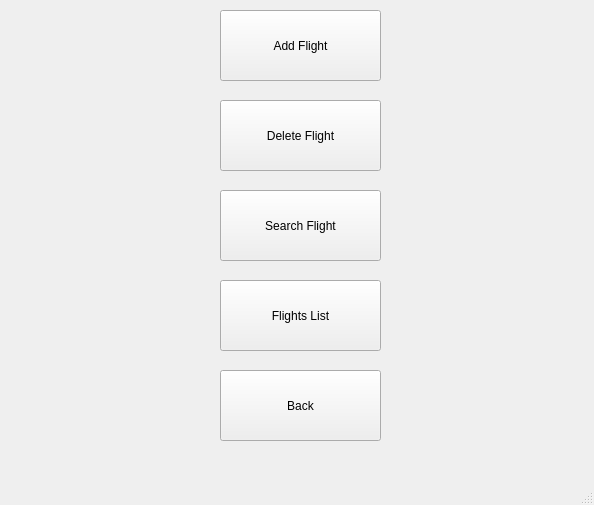
<?xml version="1.0" encoding="UTF-8"?>
<ui version="4.0">
 <class>FAMS</class>
 <widget class="QMainWindow" name="FAMS">
  <property name="geometry">
   <rect>
    <x>0</x>
    <y>0</y>
    <width>594</width>
    <height>505</height>
   </rect>
  </property>
  <property name="windowTitle">
   <string>FAMS</string>
  </property>
  <widget class="QWidget" name="centralwidget">
   <widget class="QStackedWidget" name="stackedWidget">
    <property name="geometry">
     <rect>
      <x>0</x>
      <y>0</y>
      <width>591</width>
      <height>481</height>
     </rect>
    </property>
    <property name="currentIndex">
     <number>5</number>
    </property>
    <widget class="QWidget" name="page">
     <widget class="QPushButton" name="pushButton_1">
      <property name="geometry">
       <rect>
        <x>200</x>
        <y>10</y>
        <width>181</width>
        <height>71</height>
       </rect>
      </property>
      <property name="text">
       <string>Passengers</string>
      </property>
     </widget>
     <widget class="QPushButton" name="pushButton_2">
      <property name="geometry">
       <rect>
        <x>200</x>
        <y>100</y>
        <width>181</width>
        <height>71</height>
       </rect>
      </property>
      <property name="text">
       <string>Flights</string>
      </property>
     </widget>
     <widget class="QPushButton" name="pushButton_3">
      <property name="geometry">
       <rect>
        <x>200</x>
        <y>190</y>
        <width>181</width>
        <height>71</height>
       </rect>
      </property>
      <property name="text">
       <string>Reservation</string>
      </property>
     </widget>
     <widget class="QPushButton" name="pushButton_4">
      <property name="geometry">
       <rect>
        <x>200</x>
        <y>280</y>
        <width>181</width>
        <height>71</height>
       </rect>
      </property>
      <property name="text">
       <string>Reports</string>
      </property>
     </widget>
     <widget class="QPushButton" name="pushButton_19">
      <property name="geometry">
       <rect>
        <x>200</x>
        <y>370</y>
        <width>181</width>
        <height>71</height>
       </rect>
      </property>
      <property name="text">
       <string>Exit</string>
      </property>
     </widget>
    </widget>
    <widget class="QWidget" name="page_2">
     <widget class="QPushButton" name="pushButton_5">
      <property name="geometry">
       <rect>
        <x>210</x>
        <y>20</y>
        <width>181</width>
        <height>71</height>
       </rect>
      </property>
      <property name="text">
       <string>Add Passenger</string>
      </property>
     </widget>
     <widget class="QPushButton" name="pushButton_6">
      <property name="geometry">
       <rect>
        <x>210</x>
        <y>240</y>
        <width>181</width>
        <height>71</height>
       </rect>
      </property>
      <property name="text">
       <string>All Passengers</string>
      </property>
     </widget>
     <widget class="QPushButton" name="pushButton_7">
      <property name="geometry">
       <rect>
        <x>210</x>
        <y>130</y>
        <width>181</width>
        <height>71</height>
       </rect>
      </property>
      <property name="text">
       <string>Delete Passenger</string>
      </property>
     </widget>
     <widget class="QPushButton" name="pushButton_69">
      <property name="geometry">
       <rect>
        <x>210</x>
        <y>350</y>
        <width>181</width>
        <height>71</height>
       </rect>
      </property>
      <property name="text">
       <string>Back</string>
      </property>
     </widget>
    </widget>
    <widget class="QWidget" name="page_3">
     <widget class="QLineEdit" name="lineEdit">
      <property name="geometry">
       <rect>
        <x>180</x>
        <y>40</y>
        <width>291</width>
        <height>31</height>
       </rect>
      </property>
     </widget>
     <widget class="QLineEdit" name="lineEdit_2">
      <property name="geometry">
       <rect>
        <x>180</x>
        <y>100</y>
        <width>291</width>
        <height>31</height>
       </rect>
      </property>
     </widget>
     <widget class="QLineEdit" name="lineEdit_3">
      <property name="geometry">
       <rect>
        <x>180</x>
        <y>160</y>
        <width>291</width>
        <height>31</height>
       </rect>
      </property>
     </widget>
     <widget class="QLineEdit" name="lineEdit_4">
      <property name="geometry">
       <rect>
        <x>180</x>
        <y>220</y>
        <width>291</width>
        <height>31</height>
       </rect>
      </property>
     </widget>
     <widget class="QLabel" name="label">
      <property name="geometry">
       <rect>
        <x>80</x>
        <y>50</y>
        <width>91</width>
        <height>16</height>
       </rect>
      </property>
      <property name="text">
       <string>Name :</string>
      </property>
     </widget>
     <widget class="QLabel" name="label_2">
      <property name="geometry">
       <rect>
        <x>80</x>
        <y>110</y>
        <width>91</width>
        <height>16</height>
       </rect>
      </property>
      <property name="text">
       <string>Family :</string>
      </property>
     </widget>
     <widget class="QLabel" name="label_3">
      <property name="geometry">
       <rect>
        <x>80</x>
        <y>170</y>
        <width>91</width>
        <height>16</height>
       </rect>
      </property>
      <property name="text">
       <string>Ssn :</string>
      </property>
     </widget>
     <widget class="QLabel" name="label_4">
      <property name="geometry">
       <rect>
        <x>80</x>
        <y>230</y>
        <width>91</width>
        <height>16</height>
       </rect>
      </property>
      <property name="text">
       <string>Passport Num :</string>
      </property>
     </widget>
     <widget class="QLabel" name="label_5">
      <property name="geometry">
       <rect>
        <x>80</x>
        <y>290</y>
        <width>91</width>
        <height>16</height>
       </rect>
      </property>
      <property name="text">
       <string>Balance :</string>
      </property>
     </widget>
     <widget class="QDoubleSpinBox" name="doubleSpinBox">
      <property name="geometry">
       <rect>
        <x>180</x>
        <y>280</y>
        <width>111</width>
        <height>31</height>
       </rect>
      </property>
     </widget>
     <widget class="QLabel" name="label_6">
      <property name="geometry">
       <rect>
        <x>80</x>
        <y>360</y>
        <width>91</width>
        <height>16</height>
       </rect>
      </property>
      <property name="text">
       <string>BirthDate :</string>
      </property>
     </widget>
     <widget class="QDateEdit" name="dateEdit">
      <property name="geometry">
       <rect>
        <x>180</x>
        <y>350</y>
        <width>111</width>
        <height>31</height>
       </rect>
      </property>
     </widget>
     <widget class="QPushButton" name="pushButton_8">
      <property name="geometry">
       <rect>
        <x>20</x>
        <y>10</y>
        <width>80</width>
        <height>24</height>
       </rect>
      </property>
      <property name="text">
       <string>Back</string>
      </property>
     </widget>
    </widget>
    <widget class="QWidget" name="page_4">
     <widget class="QTableView" name="tableView">
      <property name="geometry">
       <rect>
        <x>150</x>
        <y>40</y>
        <width>281</width>
        <height>361</height>
       </rect>
      </property>
     </widget>
     <widget class="QPushButton" name="pushButton_9">
      <property name="geometry">
       <rect>
        <x>20</x>
        <y>10</y>
        <width>80</width>
        <height>24</height>
       </rect>
      </property>
      <property name="text">
       <string>Back</string>
      </property>
     </widget>
     <widget class="QPushButton" name="pushButton_10">
      <property name="geometry">
       <rect>
        <x>330</x>
        <y>410</y>
        <width>80</width>
        <height>24</height>
       </rect>
      </property>
      <property name="text">
       <string>Delete</string>
      </property>
     </widget>
     <widget class="QLabel" name="label_7">
      <property name="geometry">
       <rect>
        <x>268</x>
        <y>20</y>
        <width>61</width>
        <height>20</height>
       </rect>
      </property>
      <property name="text">
       <string>Passengers</string>
      </property>
     </widget>
     <widget class="QPushButton" name="pushButton_11">
      <property name="geometry">
       <rect>
        <x>170</x>
        <y>410</y>
        <width>80</width>
        <height>24</height>
       </rect>
      </property>
      <property name="text">
       <string>Load</string>
      </property>
     </widget>
    </widget>
    <widget class="QWidget" name="page_5">
     <widget class="QTableView" name="tableView_2">
      <property name="geometry">
       <rect>
        <x>160</x>
        <y>40</y>
        <width>256</width>
        <height>381</height>
       </rect>
      </property>
     </widget>
     <widget class="QLabel" name="label_8">
      <property name="geometry">
       <rect>
        <x>260</x>
        <y>20</y>
        <width>81</width>
        <height>20</height>
       </rect>
      </property>
      <property name="text">
       <string>All Passengers :</string>
      </property>
     </widget>
     <widget class="QPushButton" name="pushButton_12">
      <property name="geometry">
       <rect>
        <x>250</x>
        <y>430</y>
        <width>80</width>
        <height>24</height>
       </rect>
      </property>
      <property name="text">
       <string>Load</string>
      </property>
     </widget>
     <widget class="QPushButton" name="pushButton_13">
      <property name="geometry">
       <rect>
        <x>10</x>
        <y>10</y>
        <width>80</width>
        <height>24</height>
       </rect>
      </property>
      <property name="text">
       <string>Back</string>
      </property>
     </widget>
    </widget>
    <widget class="QWidget" name="page_6">
     <widget class="QPushButton" name="pushButton_14">
      <property name="geometry">
       <rect>
        <x>220</x>
        <y>10</y>
        <width>161</width>
        <height>71</height>
       </rect>
      </property>
      <property name="text">
       <string>Add Flight</string>
      </property>
     </widget>
     <widget class="QPushButton" name="pushButton_15">
      <property name="geometry">
       <rect>
        <x>220</x>
        <y>100</y>
        <width>161</width>
        <height>71</height>
       </rect>
      </property>
      <property name="text">
       <string>Delete Flight</string>
      </property>
     </widget>
     <widget class="QPushButton" name="pushButton_16">
      <property name="geometry">
       <rect>
        <x>220</x>
        <y>190</y>
        <width>161</width>
        <height>71</height>
       </rect>
      </property>
      <property name="text">
       <string>Search Flight</string>
      </property>
     </widget>
     <widget class="QPushButton" name="pushButton_17">
      <property name="geometry">
       <rect>
        <x>220</x>
        <y>280</y>
        <width>161</width>
        <height>71</height>
       </rect>
      </property>
      <property name="text">
       <string>Flights List</string>
      </property>
     </widget>
     <widget class="QPushButton" name="pushButton_18">
      <property name="geometry">
       <rect>
        <x>220</x>
        <y>370</y>
        <width>161</width>
        <height>71</height>
       </rect>
      </property>
      <property name="text">
       <string>Back</string>
      </property>
     </widget>
    </widget>
    <widget class="QWidget" name="page_7">
     <widget class="QLineEdit" name="lineEdit_5">
      <property name="geometry">
       <rect>
        <x>200</x>
        <y>40</y>
        <width>281</width>
        <height>31</height>
       </rect>
      </property>
     </widget>
     <widget class="QLineEdit" name="lineEdit_6">
      <property name="geometry">
       <rect>
        <x>200</x>
        <y>90</y>
        <width>281</width>
        <height>31</height>
       </rect>
      </property>
     </widget>
     <widget class="QLineEdit" name="lineEdit_7">
      <property name="geometry">
       <rect>
        <x>200</x>
        <y>140</y>
        <width>281</width>
        <height>31</height>
       </rect>
      </property>
     </widget>
     <widget class="QLabel" name="label_9">
      <property name="geometry">
       <rect>
        <x>78</x>
        <y>50</y>
        <width>101</width>
        <height>20</height>
       </rect>
      </property>
      <property name="text">
       <string>Flight Num :</string>
      </property>
     </widget>
     <widget class="QLabel" name="label_10">
      <property name="geometry">
       <rect>
        <x>80</x>
        <y>100</y>
        <width>101</width>
        <height>20</height>
       </rect>
      </property>
      <property name="text">
       <string>Origin :</string>
      </property>
     </widget>
     <widget class="QLabel" name="label_11">
      <property name="geometry">
       <rect>
        <x>80</x>
        <y>150</y>
        <width>101</width>
        <height>20</height>
       </rect>
      </property>
      <property name="text">
       <string>Destination :</string>
      </property>
     </widget>
     <widget class="QLabel" name="label_12">
      <property name="geometry">
       <rect>
        <x>80</x>
        <y>200</y>
        <width>101</width>
        <height>20</height>
       </rect>
      </property>
      <property name="text">
       <string>Seats Total :</string>
      </property>
     </widget>
     <widget class="QLabel" name="label_13">
      <property name="geometry">
       <rect>
        <x>80</x>
        <y>250</y>
        <width>101</width>
        <height>20</height>
       </rect>
      </property>
      <property name="text">
       <string>Seats Available :</string>
      </property>
     </widget>
     <widget class="QSpinBox" name="spinBox">
      <property name="geometry">
       <rect>
        <x>200</x>
        <y>190</y>
        <width>121</width>
        <height>31</height>
       </rect>
      </property>
     </widget>
     <widget class="QSpinBox" name="spinBox_2">
      <property name="geometry">
       <rect>
        <x>200</x>
        <y>240</y>
        <width>121</width>
        <height>31</height>
       </rect>
      </property>
     </widget>
     <widget class="QLabel" name="label_14">
      <property name="geometry">
       <rect>
        <x>80</x>
        <y>300</y>
        <width>101</width>
        <height>20</height>
       </rect>
      </property>
      <property name="text">
       <string>Price :</string>
      </property>
     </widget>
     <widget class="QDoubleSpinBox" name="doubleSpinBox_2">
      <property name="geometry">
       <rect>
        <x>200</x>
        <y>294</y>
        <width>121</width>
        <height>31</height>
       </rect>
      </property>
     </widget>
     <widget class="QPushButton" name="pushButton_20">
      <property name="geometry">
       <rect>
        <x>60</x>
        <y>420</y>
        <width>80</width>
        <height>24</height>
       </rect>
      </property>
      <property name="text">
       <string>Back</string>
      </property>
     </widget>
    </widget>
    <widget class="QWidget" name="page_8">
     <widget class="QTableView" name="tableView_3">
      <property name="geometry">
       <rect>
        <x>160</x>
        <y>30</y>
        <width>256</width>
        <height>341</height>
       </rect>
      </property>
     </widget>
     <widget class="QPushButton" name="pushButton_21">
      <property name="geometry">
       <rect>
        <x>180</x>
        <y>380</y>
        <width>80</width>
        <height>24</height>
       </rect>
      </property>
      <property name="text">
       <string>Load</string>
      </property>
     </widget>
     <widget class="QPushButton" name="pushButton_22">
      <property name="geometry">
       <rect>
        <x>320</x>
        <y>380</y>
        <width>80</width>
        <height>24</height>
       </rect>
      </property>
      <property name="text">
       <string>Delete</string>
      </property>
     </widget>
     <widget class="QPushButton" name="pushButton_23">
      <property name="geometry">
       <rect>
        <x>10</x>
        <y>430</y>
        <width>80</width>
        <height>24</height>
       </rect>
      </property>
      <property name="text">
       <string>Back</string>
      </property>
     </widget>
     <widget class="QLabel" name="label_15">
      <property name="geometry">
       <rect>
        <x>270</x>
        <y>10</y>
        <width>49</width>
        <height>16</height>
       </rect>
      </property>
      <property name="text">
       <string>Flights :</string>
      </property>
     </widget>
    </widget>
    <widget class="QWidget" name="page_9">
     <widget class="QLineEdit" name="lineEdit_8">
      <property name="geometry">
       <rect>
        <x>150</x>
        <y>40</y>
        <width>251</width>
        <height>31</height>
       </rect>
      </property>
     </widget>
     <widget class="QLabel" name="label_16">
      <property name="geometry">
       <rect>
        <x>60</x>
        <y>50</y>
        <width>81</width>
        <height>20</height>
       </rect>
      </property>
      <property name="text">
       <string>Search Flight :</string>
      </property>
     </widget>
     <widget class="QPushButton" name="pushButton_24">
      <property name="geometry">
       <rect>
        <x>420</x>
        <y>40</y>
        <width>80</width>
        <height>24</height>
       </rect>
      </property>
      <property name="text">
       <string>Search</string>
      </property>
     </widget>
     <widget class="QTableView" name="tableView_4">
      <property name="geometry">
       <rect>
        <x>110</x>
        <y>110</y>
        <width>351</width>
        <height>281</height>
       </rect>
      </property>
     </widget>
     <widget class="QLabel" name="label_17">
      <property name="geometry">
       <rect>
        <x>270</x>
        <y>90</y>
        <width>49</width>
        <height>16</height>
       </rect>
      </property>
      <property name="text">
       <string>Results :</string>
      </property>
     </widget>
     <widget class="QPushButton" name="pushButton_25">
      <property name="geometry">
       <rect>
        <x>20</x>
        <y>430</y>
        <width>80</width>
        <height>24</height>
       </rect>
      </property>
      <property name="text">
       <string>Back</string>
      </property>
     </widget>
    </widget>
    <widget class="QWidget" name="page_10">
     <widget class="QTableView" name="tableView_5">
      <property name="geometry">
       <rect>
        <x>170</x>
        <y>30</y>
        <width>256</width>
        <height>341</height>
       </rect>
      </property>
     </widget>
     <widget class="QPushButton" name="pushButton_26">
      <property name="geometry">
       <rect>
        <x>260</x>
        <y>380</y>
        <width>80</width>
        <height>24</height>
       </rect>
      </property>
      <property name="text">
       <string>Load</string>
      </property>
     </widget>
     <widget class="QPushButton" name="pushButton_27">
      <property name="geometry">
       <rect>
        <x>10</x>
        <y>430</y>
        <width>80</width>
        <height>24</height>
       </rect>
      </property>
      <property name="text">
       <string>Back</string>
      </property>
     </widget>
     <widget class="QLabel" name="label_18">
      <property name="geometry">
       <rect>
        <x>280</x>
        <y>10</y>
        <width>71</width>
        <height>20</height>
       </rect>
      </property>
      <property name="text">
       <string>All Flights :</string>
      </property>
     </widget>
    </widget>
    <widget class="QWidget" name="page_11">
     <widget class="QPushButton" name="pushButton_28">
      <property name="geometry">
       <rect>
        <x>210</x>
        <y>80</y>
        <width>181</width>
        <height>61</height>
       </rect>
      </property>
      <property name="text">
       <string>Reservation</string>
      </property>
     </widget>
     <widget class="QPushButton" name="pushButton_29">
      <property name="geometry">
       <rect>
        <x>210</x>
        <y>210</y>
        <width>181</width>
        <height>61</height>
       </rect>
      </property>
      <property name="text">
       <string>Refund</string>
      </property>
     </widget>
     <widget class="QPushButton" name="pushButton_30">
      <property name="geometry">
       <rect>
        <x>210</x>
        <y>330</y>
        <width>181</width>
        <height>61</height>
       </rect>
      </property>
      <property name="text">
       <string>Back</string>
      </property>
     </widget>
    </widget>
    <widget class="QWidget" name="page_12">
     <widget class="QComboBox" name="comboBox">
      <property name="geometry">
       <rect>
        <x>190</x>
        <y>100</y>
        <width>281</width>
        <height>41</height>
       </rect>
      </property>
     </widget>
     <widget class="QLabel" name="label_19">
      <property name="geometry">
       <rect>
        <x>100</x>
        <y>110</y>
        <width>81</width>
        <height>20</height>
       </rect>
      </property>
      <property name="text">
       <string>Passengers :</string>
      </property>
     </widget>
     <widget class="QComboBox" name="comboBox_2">
      <property name="geometry">
       <rect>
        <x>190</x>
        <y>200</y>
        <width>281</width>
        <height>41</height>
       </rect>
      </property>
     </widget>
     <widget class="QLabel" name="label_20">
      <property name="geometry">
       <rect>
        <x>100</x>
        <y>210</y>
        <width>81</width>
        <height>20</height>
       </rect>
      </property>
      <property name="text">
       <string>Flights :</string>
      </property>
     </widget>
     <widget class="QPushButton" name="pushButton_31">
      <property name="geometry">
       <rect>
        <x>240</x>
        <y>300</y>
        <width>151</width>
        <height>51</height>
       </rect>
      </property>
      <property name="text">
       <string>Make Reservation :</string>
      </property>
     </widget>
     <widget class="QPushButton" name="pushButton_32">
      <property name="geometry">
       <rect>
        <x>10</x>
        <y>430</y>
        <width>80</width>
        <height>24</height>
       </rect>
      </property>
      <property name="text">
       <string>Back</string>
      </property>
     </widget>
    </widget>
    <widget class="QWidget" name="page_13">
     <widget class="QComboBox" name="comboBox_3">
      <property name="geometry">
       <rect>
        <x>190</x>
        <y>190</y>
        <width>281</width>
        <height>41</height>
       </rect>
      </property>
     </widget>
     <widget class="QComboBox" name="comboBox_4">
      <property name="geometry">
       <rect>
        <x>190</x>
        <y>100</y>
        <width>281</width>
        <height>41</height>
       </rect>
      </property>
     </widget>
     <widget class="QLabel" name="label_21">
      <property name="geometry">
       <rect>
        <x>100</x>
        <y>110</y>
        <width>81</width>
        <height>20</height>
       </rect>
      </property>
      <property name="text">
       <string>Passengers :</string>
      </property>
     </widget>
     <widget class="QLabel" name="label_22">
      <property name="geometry">
       <rect>
        <x>100</x>
        <y>200</y>
        <width>81</width>
        <height>20</height>
       </rect>
      </property>
      <property name="text">
       <string>Flights :</string>
      </property>
     </widget>
     <widget class="QPushButton" name="pushButton_65">
      <property name="geometry">
       <rect>
        <x>250</x>
        <y>290</y>
        <width>151</width>
        <height>51</height>
       </rect>
      </property>
      <property name="text">
       <string>Refund </string>
      </property>
     </widget>
     <widget class="QPushButton" name="pushButton_66">
      <property name="geometry">
       <rect>
        <x>10</x>
        <y>430</y>
        <width>80</width>
        <height>24</height>
       </rect>
      </property>
      <property name="text">
       <string>Back</string>
      </property>
     </widget>
    </widget>
    <widget class="QWidget" name="page_27">
     <widget class="QTableView" name="tableView_11">
      <property name="geometry">
       <rect>
        <x>170</x>
        <y>50</y>
        <width>256</width>
        <height>311</height>
       </rect>
      </property>
     </widget>
     <widget class="QPushButton" name="pushButton_67">
      <property name="geometry">
       <rect>
        <x>260</x>
        <y>370</y>
        <width>80</width>
        <height>24</height>
       </rect>
      </property>
      <property name="text">
       <string>Load</string>
      </property>
     </widget>
     <widget class="QPushButton" name="pushButton_68">
      <property name="geometry">
       <rect>
        <x>10</x>
        <y>430</y>
        <width>80</width>
        <height>24</height>
       </rect>
      </property>
      <property name="text">
       <string>Back</string>
      </property>
     </widget>
     <widget class="QLabel" name="label_45">
      <property name="geometry">
       <rect>
        <x>270</x>
        <y>30</y>
        <width>81</width>
        <height>20</height>
       </rect>
      </property>
      <property name="text">
       <string>Reports :</string>
      </property>
     </widget>
    </widget>
    <widget class="QWidget" name="page_28"/>
   </widget>
  </widget>
  <widget class="QMenuBar" name="menubar">
   <property name="geometry">
    <rect>
     <x>0</x>
     <y>0</y>
     <width>594</width>
     <height>21</height>
    </rect>
   </property>
  </widget>
  <widget class="QStatusBar" name="statusbar"/>
 </widget>
 <resources/>
 <connections/>
</ui>
